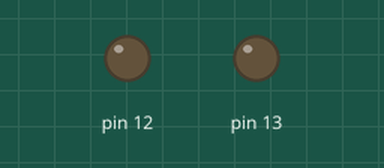
Simulated run of this sketch. Board: Arduino Uno, built with avr-gcc and run on an emulated ATmega328P. Parts: output pins drawn as LEDs (lit = HIGH).

Above: at 0.26 s.
At 19.85 s:
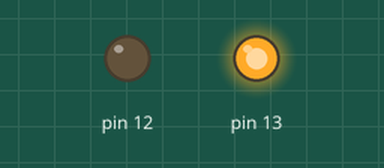
At 39.83 s:
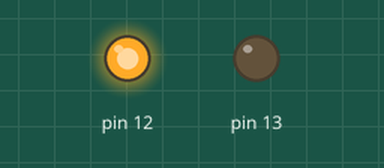
Timing chart, 0 to 40.0 s (numbered marks = the images above):
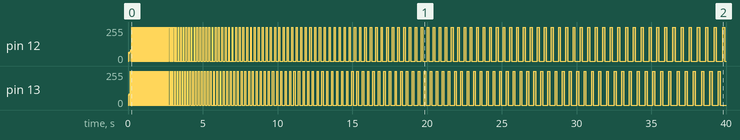

The sketch:

sketch_feb12a.ino
```cpp
int i=1;
void setup() {

  pinMode (13, OUTPUT);
  pinMode (12, OUTPUT);

}
void loop()
{

  {
digitalWrite (13,  HIGH) ;
delay (i);
digitalWrite (13,  LOW);
delay(i);
digitalWrite (12, HIGH);
delay(i);
digitalWrite (12, LOW);
delay(i);
i++;
 }


}
```
